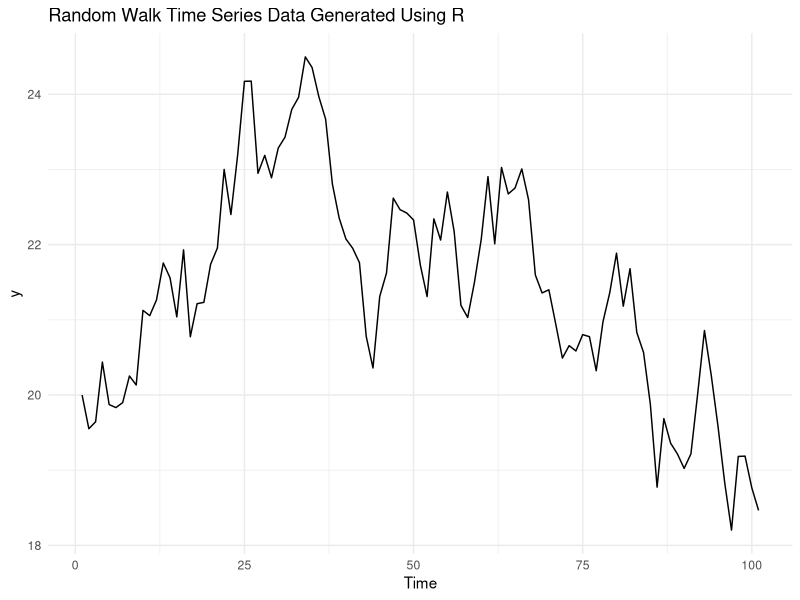

This chart was generated by the following R code:
## ---- chunk 1
library(ggplot2)
library(tidyverse)

set.seed(2)
# Generate ARMA data using base R
y <- arima.sim(model = list(order = c(0, 1, 0)), 
               n = 100, 
               sd = 0.5) + 20

m <- length(y)
 
y_df <- data.frame(time = 1:m, y = y)

ggplot(y_df, aes(x = time, y = y)) + 
    geom_line() + 
    labs(
        title = "Random Walk Time Series Data Generated Using R",
        x = "Time",
        y = "y"
    ) +
    scale_y_continuous() +
    theme_minimal()

